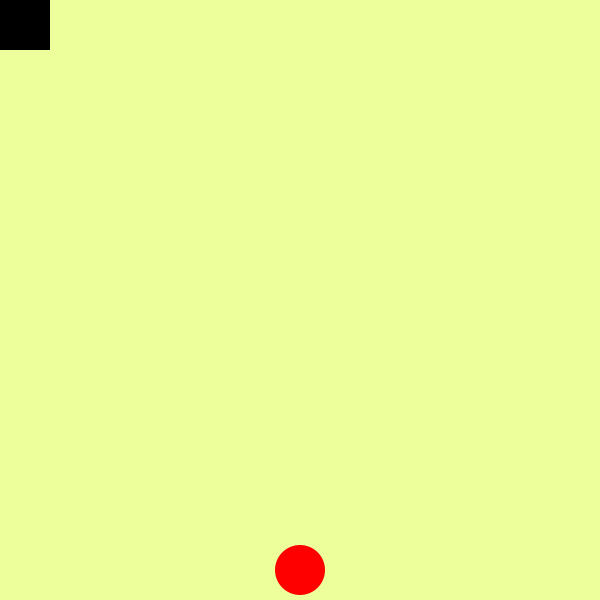
Frame 1 (no input)
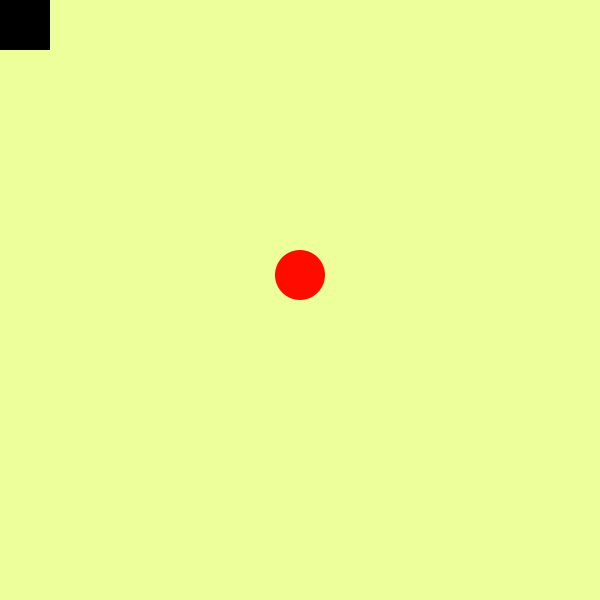
Frame 60 (the mouse pressed at the canvas centre just before this capture)
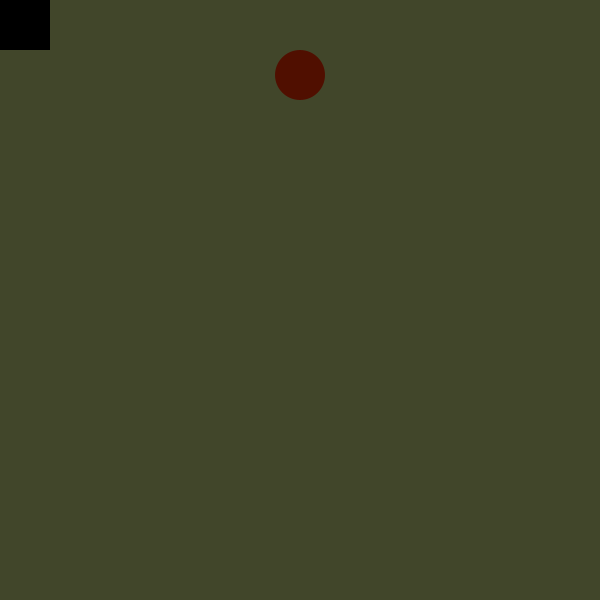
Frame 120 (the mouse held since frame 60 and released just before this capture)

The Processing sketch that drew these frames (run headless with seeded random() and noise(); from frame 60 on, the mouse is pressed at the canvas centre):

// Processing sketch: processing_66123
// ── processing_66123.pde

int posY;
int posX;
boolean screenUpDown;
boolean screenLeftRight;

void setup() {
  size(600,600);
  background(0);
  
  posY = 575;
  posX = width/2;
  
  noStroke();
  smooth();
  
  screenUpDown = true;
  screenLeftRight = true;
}

void draw() {
  colorMode(HSB);
  background(50, posX/3, posY);
  
  // Boolean parameters - up and down
  if (screenUpDown == true) {
      posY = posY - 5; // move ball up to top
  } else if (screenUpDown == false) {
      posY = posY + 5; // move ball down to bottom
  } 
  
  // Boolean parameters - right and left  
  if (screenLeftRight == false) {
      posX = posX + 5;
  }
  
  
  fill(255,0,0);
  rect(0,0,50,50);
  
  
  
  // Ball movements  
  if (posY == 25) {
    screenUpDown = false;
  } else if (posY == 575) {
    screenUpDown = true;
  } 
  
  //sideways
  if(posX == 25) {
    screenLeftRight = false;
  } 
  
  // Red button
  if(mouseX > 0 && mouseX < 50 && mouseY > 0 && mouseY < 50) {
     screenLeftRight = false;
  }
  
    
  fill(posX/posY*2, posX, posY+5);  
  ellipse(posX, posY, 50,50);
  
}
